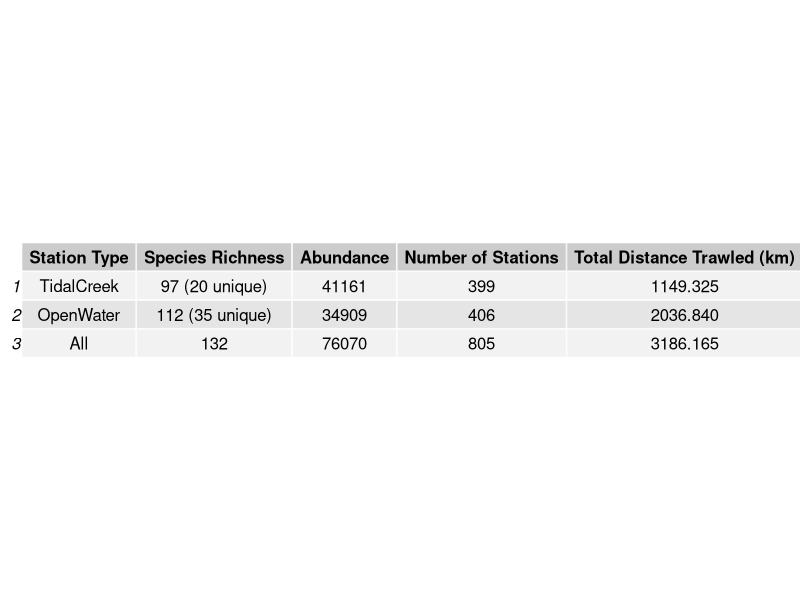
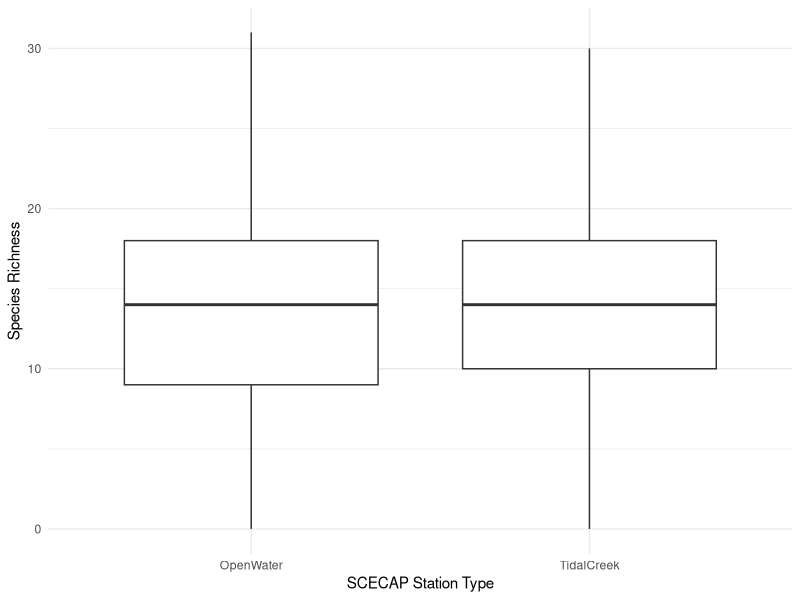
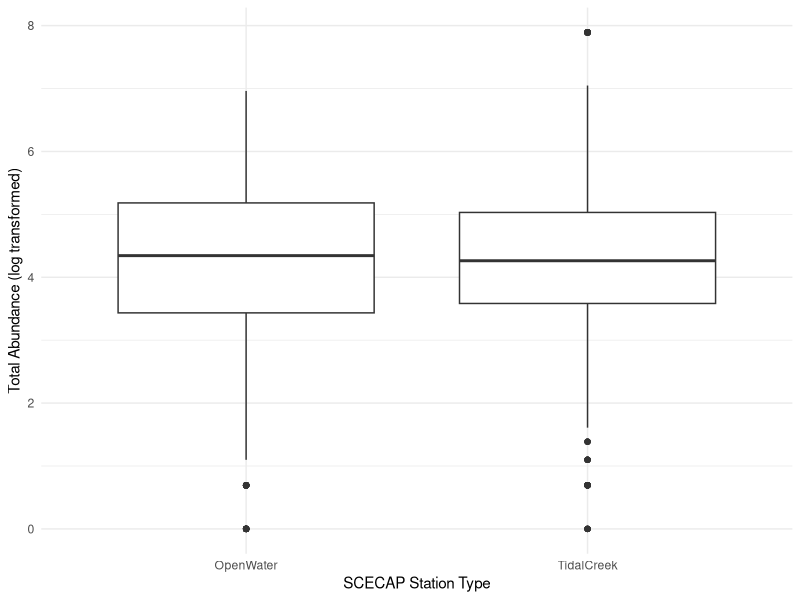

Write R code to recreate these figures, in order.
#SUMMARIZE SPECIES RICHNESS AND ABUNDANCES
#Summarize trawl data with total abundances, richness, trawl distances, and sites visited

#load required packages
library(tidyverse)
library(gridExtra)
library(ggplot2)

#import datasets
trawldata <- read.csv("./data/trawl_species_data_raw.csv")
trawlsp <- read.csv("./data/trawl_richness_abundance.csv")

#SITE SUMMARIES

##group data by station type and summarize number of stations and total distance towed
trawl_sites <- trawldata %>% group_by(STATION_TYPE) %>% summarize(n_distinct(STATION_ID), sum(TOW_DIST_m))

##number of stations visited
no_stations_open  <- as.integer(trawl_sites[1,2])
no_stations_tidal <- as.integer(trawl_sites[2,2])
no_stations_all   <- no_stations_open + no_stations_tidal

##total distance sampled (converted from m to km)
open_dist_km  <- (as.numeric(trawl_sites[1,3]))/1000
tidal_dist_km <- (as.numeric(trawl_sites[2,3]))/1000
all_dist_km   <- open_dist_km + tidal_dist_km


#ABUNDANCE SUMMARIES

##sum total abundance from all sites
total_abundance <- sum(trawldata$ABUNDANCE)

##sum total abundance by station type
abundance_by_type    <- trawldata %>% group_by(STATION_TYPE) %>% summarize(sum(ABUNDANCE))
tidalcreek_abundance <- as.integer(abundance_by_type[2,2])
openwater_abundance  <- as.integer(abundance_by_type[1,2])


#RICHNESS SUMMARIES

##first remove trawls with 'NA' or no catch
trawldata <- filter(trawldata, SP_CODE != 'NA')

##count overall species richness between all sites
total_richness <- length(unique(trawldata$SP_CODE))

##calculate total richness for each site type
trawl_spcount         <- trawldata %>% group_by(STATION_TYPE) %>% summarize(n_distinct(SP_CODE))
trawl_rich_opentotal  <- as.integer(trawl_spcount[1,2]) 
trawl_rich_tidaltotal <- as.integer(trawl_spcount[2,2])

##count number of species unique to each site type (ie, species found in one but not the other)

###separate data by station type
trawldata_open  <- subset(trawldata, STATION_TYPE == "OpenWater")
trawldata_tidal <- subset(trawldata, STATION_TYPE == "TidalCreek")

###use anti join to recombine datasets based on species code NOT shared between the two

####species found in open water sites only
trawl_anti_open  <- anti_join(trawldata_open, trawldata_tidal, by = "SP_CODE")
####species found in tidal creek sites only
trawl_anti_tidal <- anti_join(trawldata_tidal, trawldata_open, by = "SP_CODE")

###count the number of unique species remaining in each station category
trawl_open_spcount  <- trawl_anti_open %>% group_by(STATION_TYPE) %>% summarize(n_distinct(SP_CODE))
trawl_tidal_spcount <- trawl_anti_tidal %>% group_by(STATION_TYPE) %>% summarize(n_distinct(SP_CODE))
unique_open_spp     <- as.integer(trawl_open_spcount[1,2])
unique_tidal_spp    <- as.integer(trawl_tidal_spcount[1,2])


#ORGANIZE INFORMATION INTO TABLE

##create blank dataframe with column labels
trawl_summary_table <- as.data.frame(matrix(nrow = 3, ncol = 5))
names(trawl_summary_table) <- c("Station Type", "Species Richness", "Abundance", "Number of Stations", "Total Distance Trawled (km)")

##populate table with values from above
trawl_summary_table[,1] <- c("TidalCreek", "OpenWater", "All") 
trawl_summary_table[,2] <- c(paste(trawl_rich_tidaltotal, " ", "(",unique_tidal_spp," unique)", sep = ''), 
                             paste(trawl_rich_opentotal, " ", "(",unique_open_spp," unique)", sep = ''),
                             total_richness)
trawl_summary_table[,3] <- c(tidalcreek_abundance, openwater_abundance, total_abundance)
trawl_summary_table[,4] <- c(no_stations_tidal, no_stations_open, no_stations_all)
trawl_summary_table[,5] <- c(tidal_dist_km, open_dist_km, all_dist_km)

##export table as image
png("./output/summary_table.png", height = 50*nrow(trawl_summary_table), width = 200*ncol(trawl_summary_table))
grid.table(trawl_summary_table)
dev.off()


#CREATE BOXPLOTS TO SHOW DIFFERENCES IN STATION TYPE

##species richness

sp_rich_box <- 
  ggplot(data = trawlsp, aes(x=STATION_TYPE, y=SP_RICH)) + 
  geom_boxplot() + 
  theme_minimal() + 
  labs(y="Species Richness", x="SCECAP Station Type")

##total abundance

abund_box <- 
  ggplot(data = trawlsp, aes(x=STATION_TYPE, y=log(ABUNDANCE))) + 
  geom_boxplot() + 
  theme_minimal() + 
  labs(y="Total Abundance (log transformed)", x="SCECAP Station Type")


##export as PDFs

ggsave("./output/boxplot_richness.pdf", sp_rich_box)
ggsave("./output/boxplot_abundance.pdf", abund_box)

#run T-test to see if difference between two site types are significant

sprich_ttest <- t.test((subset(trawlsp, STATION_TYPE == "TidalCreek"))$SP_RICH, (subset(trawlsp, STATION_TYPE == "OpenWater"))$SP_RICH)
abund_ttest  <- t.test((subset(trawlsp, STATION_TYPE == "TidalCreek"))$ABUNDANCE, (subset(trawlsp, STATION_TYPE == "OpenWater"))$ABUNDANCE)

sprich_ttest$p.value
abund_ttest$p.value

#richness is significantly less in openwater sites than tidal creek sites, but the difference between abundances is not as significant